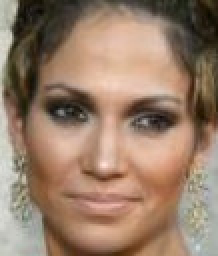
#> input picture Test Images/Lopez.jpg, 109 x 128 px, found by its file name (shown 2 times larger)
$ jupyter execute --allow-errors main_recognizer.ipynb
#> lines starting #> are read from the running program, lines starting #| are printed output that depends on the picture
[cell 1]
# ------------------------- IMPORTS -------------------------
import numpy as np
from sklearn.datasets import fetch_olivetti_faces
import matplotlib.pyplot as plt
import random
import skimage.io as io
from skimage.color import rgb2gray
import cv2
import os

[cell 2]
#  ---------------------------- CONVERT IMAGE TO GRAY SCALE AND SAME SHAPE OF TRAINED IMAGES ---------------------------- #

# [17 lines left out: function convert_image, not called in this run]

[cell 3]
# ------------------------------ GET CURRENT PATH ------------------------------
dirname = os.path.abspath(os.getcwd())
dataset_path = os.path.join(dirname, 'Datasets')
test_images_path = os.path.join(dirname, 'Test Images')
training_result_path = os.path.join(dirname, 'Training Result Data')
people_path = os.path.join(dataset_path, 'People')
omegas_path = os.path.join(training_result_path, 'omegas.npy')
average_image_path = os.path.join(training_result_path, 'average_image.npy')
eigenfaces_path = os.path.join(training_result_path, 'eigenfaces.npy')

[cell 4]
# ---------------------------- LOAD OLIVETTI DATASET ---------------------------- #

def load_olivetti_dataset():
    dataset = fetch_olivetti_faces(data_home=dataset_path, shuffle=True)
    return dataset

[cell 5]
def load_our_dataset():
    #  Loop over every directory in people path
    y = dict()
    images = []
    i=0
    min_width = float('inf')
    min_height = float('inf')

    for directory in os.listdir(people_path):
        #  Loop over every image in the directory
        for image in os.listdir(os.path.join(people_path, directory)):
            #  Load the image
            img = io.imread(os.path.join(people_path, directory, image))
            img = rgb2gray(img)
            # resize image to width*height
            if (np.max(img) > 1):
                img = img / 255.0

            if(img.shape[0] < min_height):
                min_height = img.shape[0]
            if(img.shape[1] < min_width):
                min_width = img.shape[1]

            images.append(img)
            y[i] = [directory]
            i+=1

    images = np.array([cv2.resize(image, (min_height, min_width))for image in images])

    return images,y

[cell 6]
# ---------------------------- EXTRACT INFO FROM DATASET ---------------------------- #

# [38 lines left out: function extract_info_from_olivetti_dataset, not called in this run]

[cell 7]
def extract_info_from_our_dataset(images,y,verbose=False):
    m = images.shape[0]
    if(verbose):
        print('Images shape:', images.shape)

    total_images, height, width = images.shape
    if(verbose):
        print(f'Each image has size: {height} x {width}')
        print(70 * '-')

    n_features = height*width
    if(verbose):
        print(f'N^2 = n_features = h x w = {n_features}')
        print(70 * '-')

    if(verbose):
        print('y has shape:', y.shape)

    return images, m, height, width, total_images, n_features, y

[cell 8]
#----------------------- CREATE PEOPLE DICTIONARY -----------------------#


# [11 lines left out: function create_people_dict, not called in this run]

[cell 9]
# ------------------ VIEW RANDOM IMAGE ------------------ #

# [9 lines left out: function view_rand_image, not called in this run]

[cell 10]
# --------------------- GET FLATTEN IMAGES --------------------- #

def get_flattened_images(images, m, height, width, verbose=False):
    # Flatten images array
    # Each column is an image

    # N^2 * M
    flattened_images = images.reshape(m, -1).T

    if(verbose):
        print(
            f'Shape of training images after flattening: {flattened_images.shape}')

    return flattened_images

[cell 11]
# ----------------- CALCULATE AVERAGE IMAGE ----------------- #

def get_average_image(flattened_images, height, width, verbose=False):
    # In all corresponding pixels in all images, we calculate the average

    # N^2 * 1
    average_image = np.mean(flattened_images, axis=1)[:, np.newaxis]
    if(verbose):
        print(f'Average image has shape: {average_image.shape}')
        plt.imshow(average_image.reshape(height, width),
                   cmap='gray', title='Average Image')
        plt.show()
    return average_image

[cell 12]
#-------------------------------- GET DIFFERENCE IMAGES --------------------------------#

def get_difference_images(flattened_images, average_image, verbose=False):
    # Subtract the average image from all images
    # This is done to remove the average face from all images
    # N^2 * M
    difference_images = flattened_images - average_image
    if(verbose):
        print(
            f'Shape after subtracting average face: {difference_images.shape}')
    return difference_images

[cell 13]
# --------------------- SHOW ONE DIFFERENCE IMAGE AND COMPARE TO ORIGINAL --------------------- #

# [10 lines left out: function show_difference_image, not called in this run]

[cell 14]
#--------------------- GET COVARIANCE MATRIX --------------------- #

def get_covariance_matrix(m, n_features, difference_images, verbose=False):
    # C = A * A^T where A = difference_images
    # N^2 * M
    A = difference_images

    if (m > n_features):
        # N^2 * N^2
        covariance_matrix = np.matmul(difference_images, difference_images.T)
        if(verbose):
            print('Shape of covariance matrix = N^2 * N^2 = ',
                  covariance_matrix.shape)
        return covariance_matrix

    else:
        # M * M
        covariance_matrix = np.matmul(difference_images.T, difference_images)
        if(verbose):
            print('Shape of covariance matrix = M * M = ',
                  covariance_matrix.shape)
        return covariance_matrix

[cell 15]
# --------------------------------- GET EIGENVALUES AND EIGENVECTORS --------------------------------- #

def eigenvalues_eigenfaces(covariance_matrix, difference_images, verbose=False):
    # M eigenvalues and M eigenvectors
    # where M is the number of examples

    eigenvalues, eigenvectors = np.linalg.eigh(covariance_matrix)

    if(verbose):
        print('Shape of eigenvalues:', eigenvalues.shape)
        print('Shape of eigenvectors before matrix multiplication:',
              eigenvectors.shape)

    # Try to remove
    eigenfaces = np.matmul(difference_images, eigenvectors)

    if(verbose):
        print('Shape of eigenfaces after matrix multiplication:', eigenfaces.shape)

    return eigenvalues, eigenfaces

[cell 16]
# --------------------------------- NORMALIZE eigenfaces --------------------------------- #

def normalize_eigenfaces(eigenfaces, verbose=False):
    eigenfaces = eigenfaces / np.linalg.norm(eigenfaces, axis=0)
    if(verbose):
        print('Shape of eigenfaces after normalization:', eigenfaces.shape)
    return eigenfaces

[cell 17]
# ------------------------ SORT eigenfaces ------------------------ #

def sort_eigenvalues_eigenfaces(eigenvalues, eigenfaces):
    # Get top K eigenfaces
    indices_of_top_eigenvalues = np.argsort(-eigenvalues)
    eigenvalues = eigenvalues[indices_of_top_eigenvalues]
    eigenfaces = eigenfaces[:, indices_of_top_eigenvalues]
    return eigenvalues, eigenfaces

[cell 18]
# --------------------------------- CALCULATE K --------------------------------- #

def calculate_K(eigenvalues, m, variance=0.8, verbose=False):
    # Calculate the number of components to preserve specified variance
    K = m
    for ii, eigen_value_cumsum in enumerate(np.cumsum(eigenvalues) / np.sum(eigenvalues)):
        if eigen_value_cumsum > variance:
            K = ii
            break

    if(verbose):
        print(
            f'Number of components to preserve {variance*100}% of the variance = {K}')

[cell 19]
# --------------------------------- SELECT K TOP eigenfaces --------------------------------- #

def select_K_top_eigenfaces(eigenvalues, eigenfaces, K, verbose=False):
    # Select only K eigenfaces
    eigenvalues = eigenvalues[:K].copy()
    eigenfaces = eigenfaces[:, :K].copy()

    if(verbose):
        print('Shape of eigenvalues after selecting top K:', eigenvalues.shape)
        # N^2 * K
        print('Shape of eigenfaces after selecting top K:', eigenfaces.shape)
    return eigenvalues, eigenfaces

[cell 20]
# ------------------------ SHOW EIGENFACES ------------------------ #

# [8 lines left out: function show_eigenfaces, not called in this run]

[cell 21]
# ------------------------ SHOW A RANDOM EIGENFACE ------------------------ #

# [4 lines left out: function show_random_eigenface, not called in this run]

[cell 22]
# ------------------------ CALCULATE OMEGAS ------------------------ #

def get_omegas(difference_images, eigenfaces, verbose=False):
    omegas = []
    for image in difference_images.T:
        omegas.append(np.dot(image, eigenfaces))
    omegas = np.array(omegas)
    if(verbose):
        print('Shape of omegas:', omegas.shape)
    return omegas

[cell 23]
# ------------------------ SAVE DATA TO DISK ------------------------ #

def save_data_to_disk(omegas, eigenfaces, average_image):
    np.save(omegas_path, omegas)
    np.save(eigenfaces_path, eigenfaces)
    np.save(average_image_path, average_image)

[cell 24]
# ------------------------------ LOAD DATA FROM DISK ------------------------------ #
def load_data():
    omegas = np.load(omegas_path)
    eigenfaces = np.load(eigenfaces_path)
    average_image = np.load(average_image_path)
    return omegas, eigenfaces, average_image

## Testing

[cell 25]
# ----------------------------- PREDICT AN INPUT IMAGE ----------------------------- #

# [17 lines left out: function predict, not called in this run]

[cell 26]
# -------------------------------- MAIN FUNCTION FOR RECOGNIZER -------------------------------- #

def recognizer_main(input_image):
    # dataset = load_olivetti_dataset()
    # images, _, height, width, _, _, _, _ = extract_info_from_olivetti_dataset(dataset)
    images, y = load_our_dataset()
    images, _, height, width, _, _, _ = extract_info_from_our_dataset(images,y)

    omegas, eigenfaces, average_image = load_data()
    input_image = convert_image(input_image, width, height)
    plt.imshow(input_image.reshape(height,width), cmap='gray', label='Input image')
    plt.show()

    predicted_index = predict(omegas, input_image, average_image, eigenfaces, height, width, 120)
    if (predicted_index == -1):
        print('Unknown face')
    else:
        print('Known face')
        # show predicted image
        print("Image Index: ", predicted_index)
        print("Target Index: ", y[predicted_index])
        plt.imshow(images[predicted_index],cmap='gray', label='Predicted image')
        plt.show()
input_img = io.imread(dirname+ '/Our Test Images/Lopez.jpg')
#> input_img is the input picture: shape (128, 109, 3); mean R, G, B 151.9, 125.5, 105.2
#> (the rest of this cell did not finish here and is left out)

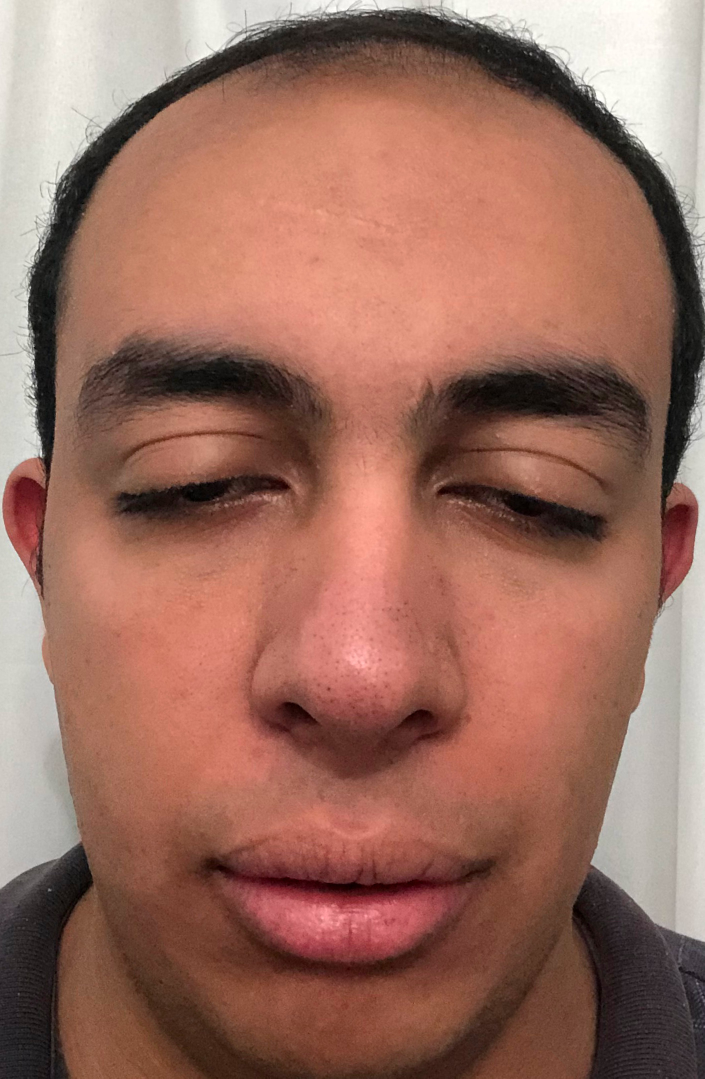
#> input picture Recognizer/Eigenfaces/Datasets/People/Ismail/Ismail1.jpeg, 1409 x 2157 px (shown at 1/2 size)
#> in load_our_dataset, img is the input picture: shape (2157, 1409, 3); mean R, G, B 154.5, 109.2, 95
#> in load_our_dataset, `img = rgb2gray(img)`:
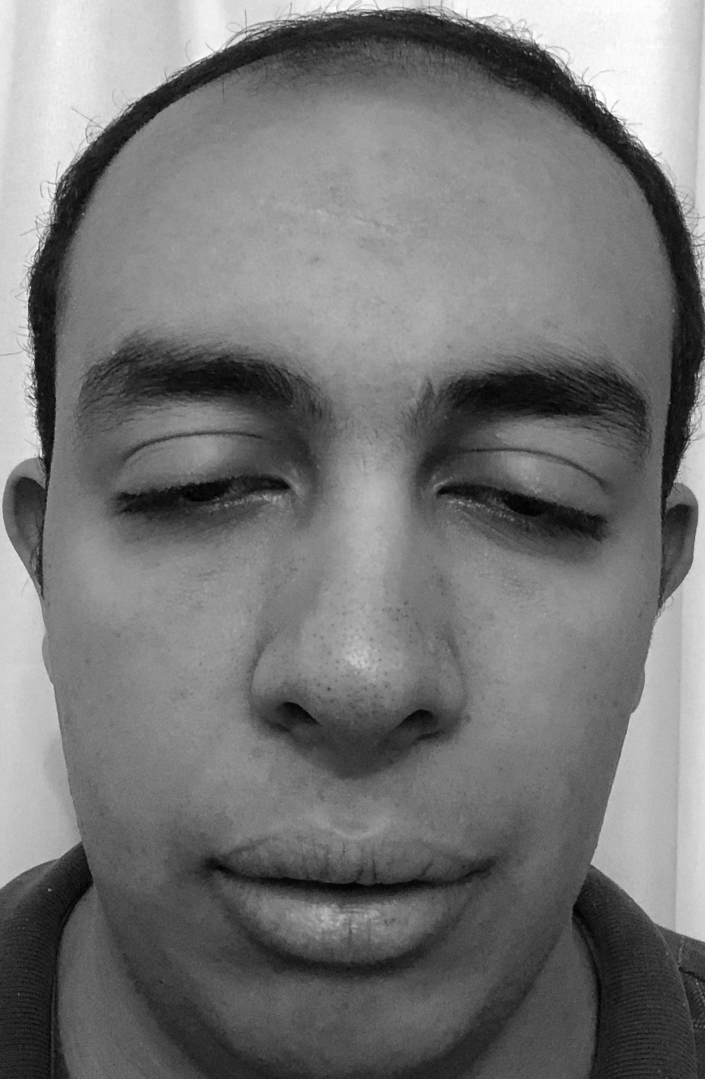
#> img: shape (2157, 1409) float64 (shown at 1/2 size); min 0.000833, max 0.999, mean 0.462
#> pass 2 of the loop in load_our_dataset, `for directory in os.listdir(people_path):`:
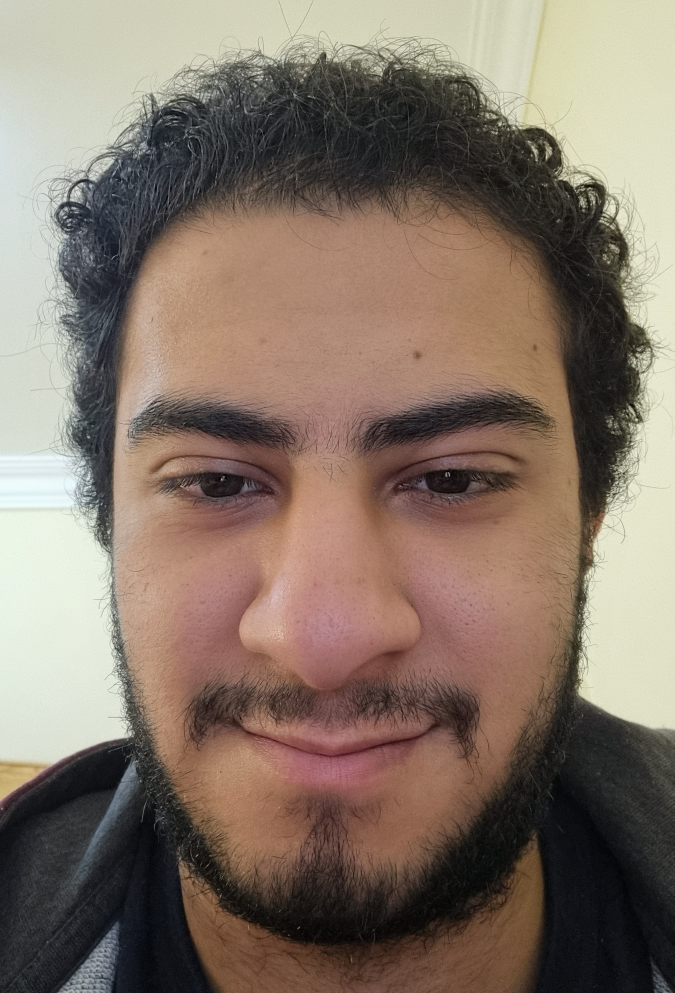
#> input picture Recognizer/Eigenfaces/Datasets/People/Moaz/1.jpg, 2023 x 2979 px (shown at 1/3 size)
#> in load_our_dataset, img is the input picture: shape (2979, 2023, 3); mean R, G, B 132.4, 116.5, 103.8
#> in load_our_dataset, `img = rgb2gray(img)`:
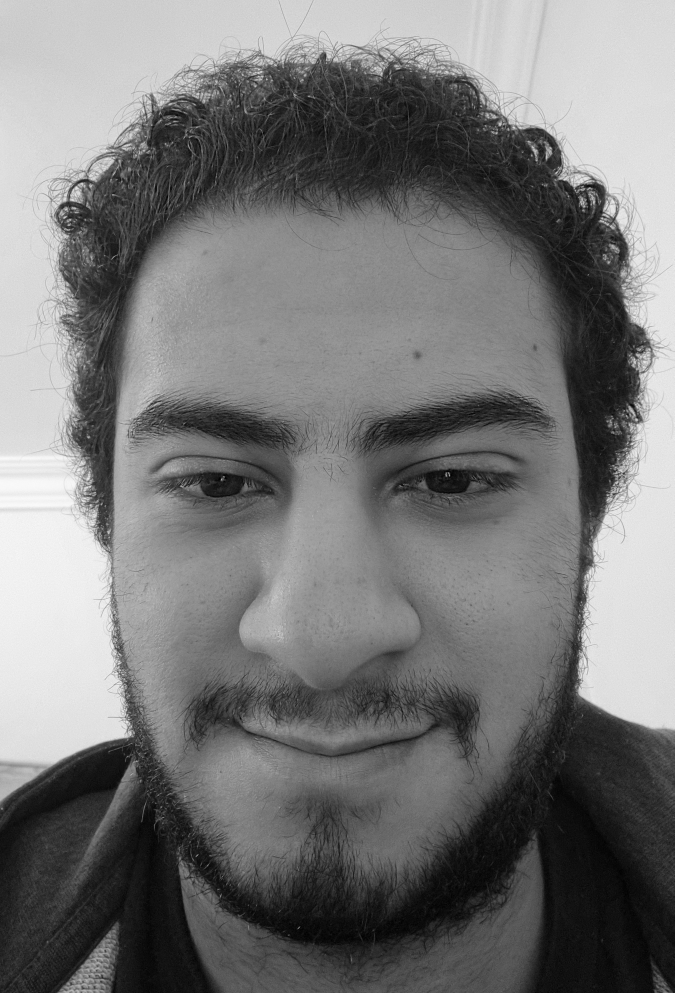
#> img: shape (2979, 2023) float64 (shown at 1/3 size); min 0, max 0.988, mean 0.467
#> in recognizer_main, `images, y = load_our_dataset()`: y = {0: ['Ismail'], 1: ['Moaz']}
#> in recognizer_main, `images, _, height, width, _, _, _ = extract_info_from_our_dataset(imag..`: height = 1409; width = 2157
#> pass 2 of the loop in load_our_dataset, `for directory in os.listdir(people_path):`:

[cell 27]
# [16 lines left out: function train_olivetti, not called in this run]

[cell 28]
def train_our():
    images,y = load_our_dataset()
    images, m, height, width, total_images, n_features, y = extract_info_from_our_dataset(images,y)
    flattened_images = get_flattened_images(images, m, height, width)
    average_image = get_average_image(flattened_images, height, width)
    difference_images = get_difference_images(flattened_images, average_image)
    covariance_matrix = get_covariance_matrix(m, n_features, difference_images)
    eigenvalues, eigenfaces = eigenvalues_eigenfaces(covariance_matrix, difference_images)
    eigenfaces = normalize_eigenfaces(eigenfaces)
    eigenvalues, eigenfaces = sort_eigenvalues_eigenfaces(eigenvalues, eigenfaces)
    K = calculate_K(eigenvalues, m)
    eigenvalues, eigenfaces = select_K_top_eigenfaces(eigenvalues, eigenfaces, K)
    omegas = get_omegas(difference_images, eigenfaces)
    save_data_to_disk(omegas, eigenfaces, average_image)
train_our()
#> in train_our, `images,y = load_our_dataset()`: y = {0: ['Ismail'], 1: ['Moaz']}
#> in train_our, `images, m, height, width, total_images, n_features, y = extract_info_f..`: m = 2; height = 1409; width = 2157; total_images = 2; n_features = 3039213
#> in get_flattened_images, `flattened_images = images.reshape(m, -1).T`: flattened_images = 3039213 pairs, first value 0.000854 to 0.999, second value 0.000877 to 0.986
#> in get_difference_images, `difference_images = flattened_images - average_image`: difference_images = 3039213 pairs, first value -0.451 to 0.36, second value -0.36 to 0.451
#> in get_covariance_matrix, `A = difference_images`: A has the same summary as difference_images in get_difference_images
#> in get_covariance_matrix, `covariance_matrix = np.matmul(difference_images.T, difference_images)`: covariance_matrix = [[56035.5, -56035.5], [-56035.5, 56035.5]]
#> in eigenvalues_eigenfaces, `eigenvalues, eigenvectors = np.linalg.eigh(covariance_matrix)`: eigenvalues = [0, 112071.1]; eigenvectors = [[-0.707, -0.707], [-0.707, 0.707]]
#> in eigenvalues_eigenfaces, `eigenfaces = np.matmul(difference_images, eigenvectors)`: eigenfaces = 3039213 pairs, first value -1.06e-16 to 1.06e-16, second value -0.508 to 0.638
#> in train_our, `eigenvalues, eigenfaces = eigenvalues_eigenfaces(covariance_matrix, di..`: eigenvalues = [0, 112071.1]
#> in normalize_eigenfaces, `eigenfaces = eigenfaces / np.linalg.norm(eigenfaces, axis=0)`: eigenfaces = 3039213 pairs, first value -0.00158 to 0.00158, second value -0.00152 to 0.00191
#> in sort_eigenvalues_eigenfaces, `indices_of_top_eigenvalues = np.argsort(-eigenvalues)`: indices_of_top_eigenvalues = [1, 0]
#> in sort_eigenvalues_eigenfaces, `eigenvalues = eigenvalues[indices_of_top_eigenvalues]`: eigenvalues = [112071.1, 0]
#> in sort_eigenvalues_eigenfaces, `eigenfaces = eigenfaces[:, indices_of_top_eigenvalues]`: eigenfaces = 3039213 pairs, first value -0.00152 to 0.00191, second value -0.00158 to 0.00158
#> in train_our, `eigenvalues, eigenfaces = sort_eigenvalues_eigenfaces(eigenvalues, eig..`: eigenvalues = [112071.1, 0]
#> in calculate_K, `K = m`: K = 2
#> the loop in calculate_K, `for ii, eigen_value_cumsum in enumerate(np.cumsum(eigenvalues) / np.su..` made 1 pass
#> (ii, eigen_value_cumsum, K) on pass 1: (0, 1, 0)
#> in select_K_top_eigenfaces, `eigenvalues = eigenvalues[:K].copy()`: eigenvalues = [112071.1, 0]
#> the loop in get_omegas, `for image in difference_images.T:` made 2 passes
#> after the loop in get_omegas, `for image in difference_images.T:`: omegas = [[-236.7, -0.0665], [236.7, 0.0665]]
